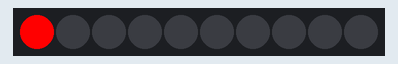
Bench run of a sketch on a simulated Arduino Uno, built with avr-gcc and run on an emulated ATmega328P. Parts: 10 RGB LEDs in strip order, left to right. Dim RGB values are drawn brighter than linear.

Above: at 0.1 s.
At 1.1 s:
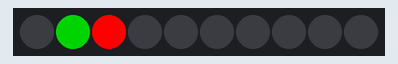
At 2.6 s:
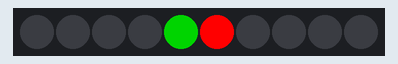
At 5.1 s:
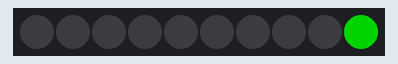
At 5.6 s:
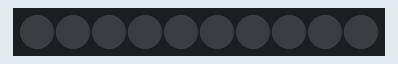
At 6.6 s:
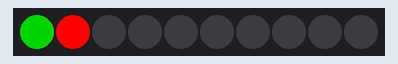

The sketch:

NeoPixel_Basic_Chase_Program.ino
```cpp
#include <FastLED.h>

//
//This is a simple LED chase program for the WS2811/2 RGB led strip.
//Connect the data wire to pin 8 of arduino
//


// How many leds in your strip?
#define NUM_LEDS 10
//define the data pin of arduino
#define DATA_PIN 8

int i;
int window;
int j;
int delayNum;

// Define the array of leds
CRGB leds[NUM_LEDS];

void setup() {

  FastLED.addLeds<WS2812, DATA_PIN, GRB>(leds, NUM_LEDS); // GRB ordering is assumed
  // intialise the index
  i = 0;
  // size of the moving window - 9 is the number of green leds
  window = 1;
  delayNum = 500;

}

void loop() {

  newChase();

}

void newChase() {

  // traverse all the leds
  // assume you are travelling to an exteded version of the strip
  for (i = 0; i <= NUM_LEDS + window; i++) {

    // untill we are in the limit

    if (i < NUM_LEDS) {
      // first led to be red
      leds[i] = CRGB::Red;
    }
    // turn the #window leds to green behind the red one
    j = i;
    while (--j >= (i - window)) {
      if (j < 0 || j >= NUM_LEDS) {
        break;
      } else {
        leds[j] = CRGB::Green;
      }
    }

    // close behind windows
    int cls = i - (window + 1);
    if( cls >= 0 && cls < NUM_LEDS){
         leds[cls] = CRGB::Black;
    }

    FastLED.show();
    delay(delayNum);

  }//loop


}//fun IDPL
```

Measured:
- by itself, everything shown: repeats every 6.0 s, in 12 steps
- what the display in image 1 shows lasts 0.5 s, from 1.0 s to 1.5 s
